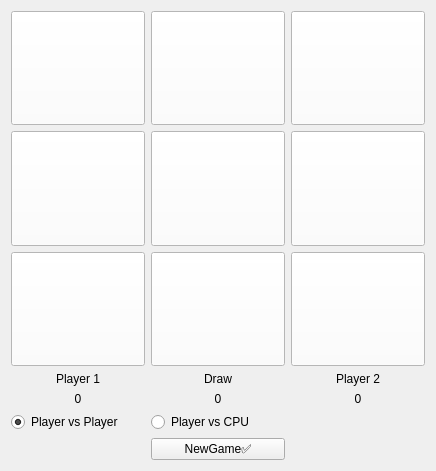
<?xml version="1.0" encoding="UTF-8"?>
<ui version="4.0">
 <class>Main</class>
 <widget class="QWidget" name="Main">
  <property name="geometry">
   <rect>
    <x>0</x>
    <y>0</y>
    <width>436</width>
    <height>471</height>
   </rect>
  </property>
  <property name="windowTitle">
   <string>Main</string>
  </property>
  <layout class="QGridLayout" name="gridLayout">
   <item row="8" column="2">
    <widget class="QLabel" name="lbl_draw">
     <property name="layoutDirection">
      <enum>Qt::LeftToRight</enum>
     </property>
     <property name="text">
      <string>Draw</string>
     </property>
     <property name="alignment">
      <set>Qt::AlignCenter</set>
     </property>
    </widget>
   </item>
   <item row="3" column="3">
    <widget class="QPushButton" name="btn_12">
     <property name="sizePolicy">
      <sizepolicy hsizetype="Minimum" vsizetype="MinimumExpanding">
       <horstretch>0</horstretch>
       <verstretch>0</verstretch>
      </sizepolicy>
     </property>
     <property name="font">
      <font>
       <pointsize>35</pointsize>
      </font>
     </property>
     <property name="styleSheet">
      <string notr="true">background-color: rgb(255, 255, 255);</string>
     </property>
     <property name="text">
      <string/>
     </property>
    </widget>
   </item>
   <item row="9" column="0">
    <widget class="QLabel" name="lbl_scr0">
     <property name="layoutDirection">
      <enum>Qt::LeftToRight</enum>
     </property>
     <property name="text">
      <string>0</string>
     </property>
     <property name="alignment">
      <set>Qt::AlignCenter</set>
     </property>
    </widget>
   </item>
   <item row="10" column="2">
    <widget class="QRadioButton" name="rb_p_vs_cpu">
     <property name="text">
      <string>Player vs CPU</string>
     </property>
    </widget>
   </item>
   <item row="3" column="0">
    <widget class="QPushButton" name="btn_10">
     <property name="sizePolicy">
      <sizepolicy hsizetype="Minimum" vsizetype="MinimumExpanding">
       <horstretch>0</horstretch>
       <verstretch>0</verstretch>
      </sizepolicy>
     </property>
     <property name="font">
      <font>
       <pointsize>35</pointsize>
      </font>
     </property>
     <property name="styleSheet">
      <string notr="true">background-color: rgb(255, 255, 255);</string>
     </property>
     <property name="text">
      <string/>
     </property>
    </widget>
   </item>
   <item row="0" column="0">
    <widget class="QPushButton" name="btn_00">
     <property name="sizePolicy">
      <sizepolicy hsizetype="Minimum" vsizetype="MinimumExpanding">
       <horstretch>0</horstretch>
       <verstretch>0</verstretch>
      </sizepolicy>
     </property>
     <property name="font">
      <font>
       <pointsize>35</pointsize>
      </font>
     </property>
     <property name="styleSheet">
      <string notr="true">background-color: rgb(255, 255, 255);</string>
     </property>
     <property name="text">
      <string/>
     </property>
    </widget>
   </item>
   <item row="8" column="0">
    <widget class="QLabel" name="lbl_player1">
     <property name="layoutDirection">
      <enum>Qt::LeftToRight</enum>
     </property>
     <property name="text">
      <string>Player 1</string>
     </property>
     <property name="alignment">
      <set>Qt::AlignCenter</set>
     </property>
    </widget>
   </item>
   <item row="10" column="0">
    <widget class="QRadioButton" name="rb_p_vs_p">
     <property name="text">
      <string>Player vs Player</string>
     </property>
     <property name="checked">
      <bool>true</bool>
     </property>
    </widget>
   </item>
   <item row="4" column="2">
    <widget class="QPushButton" name="btn_21">
     <property name="sizePolicy">
      <sizepolicy hsizetype="Minimum" vsizetype="MinimumExpanding">
       <horstretch>0</horstretch>
       <verstretch>0</verstretch>
      </sizepolicy>
     </property>
     <property name="font">
      <font>
       <pointsize>35</pointsize>
      </font>
     </property>
     <property name="styleSheet">
      <string notr="true">background-color: rgb(255, 255, 255);</string>
     </property>
     <property name="text">
      <string/>
     </property>
    </widget>
   </item>
   <item row="9" column="3">
    <widget class="QLabel" name="lbl_scr2">
     <property name="layoutDirection">
      <enum>Qt::LeftToRight</enum>
     </property>
     <property name="text">
      <string>0</string>
     </property>
     <property name="alignment">
      <set>Qt::AlignCenter</set>
     </property>
    </widget>
   </item>
   <item row="8" column="3">
    <widget class="QLabel" name="lbl_player2">
     <property name="layoutDirection">
      <enum>Qt::LeftToRight</enum>
     </property>
     <property name="text">
      <string>Player 2</string>
     </property>
     <property name="alignment">
      <set>Qt::AlignCenter</set>
     </property>
    </widget>
   </item>
   <item row="4" column="3">
    <widget class="QPushButton" name="btn_22">
     <property name="sizePolicy">
      <sizepolicy hsizetype="Minimum" vsizetype="MinimumExpanding">
       <horstretch>0</horstretch>
       <verstretch>0</verstretch>
      </sizepolicy>
     </property>
     <property name="font">
      <font>
       <pointsize>35</pointsize>
      </font>
     </property>
     <property name="styleSheet">
      <string notr="true">background-color: rgb(255, 255, 255);</string>
     </property>
     <property name="text">
      <string/>
     </property>
    </widget>
   </item>
   <item row="0" column="2">
    <widget class="QPushButton" name="btn_01">
     <property name="sizePolicy">
      <sizepolicy hsizetype="Minimum" vsizetype="MinimumExpanding">
       <horstretch>0</horstretch>
       <verstretch>0</verstretch>
      </sizepolicy>
     </property>
     <property name="font">
      <font>
       <pointsize>35</pointsize>
      </font>
     </property>
     <property name="styleSheet">
      <string notr="true">background-color: rgb(255, 255, 255);</string>
     </property>
     <property name="text">
      <string/>
     </property>
    </widget>
   </item>
   <item row="0" column="3">
    <widget class="QPushButton" name="btn_02">
     <property name="sizePolicy">
      <sizepolicy hsizetype="Minimum" vsizetype="MinimumExpanding">
       <horstretch>0</horstretch>
       <verstretch>0</verstretch>
      </sizepolicy>
     </property>
     <property name="font">
      <font>
       <pointsize>35</pointsize>
      </font>
     </property>
     <property name="styleSheet">
      <string notr="true">background-color: rgb(255, 255, 255);</string>
     </property>
     <property name="text">
      <string/>
     </property>
    </widget>
   </item>
   <item row="9" column="2">
    <widget class="QLabel" name="lbl_scr1">
     <property name="layoutDirection">
      <enum>Qt::LeftToRight</enum>
     </property>
     <property name="text">
      <string>0</string>
     </property>
     <property name="alignment">
      <set>Qt::AlignCenter</set>
     </property>
    </widget>
   </item>
   <item row="3" column="2">
    <widget class="QPushButton" name="btn_11">
     <property name="sizePolicy">
      <sizepolicy hsizetype="Minimum" vsizetype="MinimumExpanding">
       <horstretch>0</horstretch>
       <verstretch>0</verstretch>
      </sizepolicy>
     </property>
     <property name="font">
      <font>
       <pointsize>35</pointsize>
      </font>
     </property>
     <property name="styleSheet">
      <string notr="true">background-color: rgb(255, 255, 255);</string>
     </property>
     <property name="text">
      <string/>
     </property>
    </widget>
   </item>
   <item row="4" column="0">
    <widget class="QPushButton" name="btn_20">
     <property name="sizePolicy">
      <sizepolicy hsizetype="Minimum" vsizetype="MinimumExpanding">
       <horstretch>0</horstretch>
       <verstretch>0</verstretch>
      </sizepolicy>
     </property>
     <property name="font">
      <font>
       <pointsize>35</pointsize>
      </font>
     </property>
     <property name="styleSheet">
      <string notr="true">background-color: rgb(255, 255, 255);</string>
     </property>
     <property name="text">
      <string/>
     </property>
    </widget>
   </item>
   <item row="11" column="2">
    <widget class="QPushButton" name="btn_new">
     <property name="text">
      <string>NewGame✅</string>
     </property>
    </widget>
   </item>
  </layout>
 </widget>
 <resources/>
 <connections/>
</ui>
